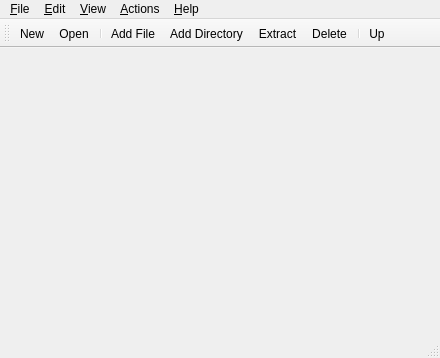
<?xml version="1.0" encoding="UTF-8"?>
<ui version="4.0">
 <class>Main</class>
 <widget class="QMainWindow" name="Main">
  <property name="geometry">
   <rect>
    <x>0</x>
    <y>0</y>
    <width>440</width>
    <height>358</height>
   </rect>
  </property>
  <property name="windowTitle">
   <string notr="true">QtArc</string>
  </property>
  <widget class="QWidget" name="centralwidget">
   <layout class="QVBoxLayout" name="verticalLayout">
    <item>
     <widget class="QLabel" name="address"/>
    </item>
   </layout>
  </widget>
  <widget class="QMenuBar" name="menubar">
   <property name="geometry">
    <rect>
     <x>0</x>
     <y>0</y>
     <width>440</width>
     <height>20</height>
    </rect>
   </property>
   <widget class="QMenu" name="menu_File">
    <property name="title">
     <string>&amp;File</string>
    </property>
    <addaction name="action_FileNew"/>
    <addaction name="action_FileOpen"/>
    <addaction name="action_FileSaveAs"/>
    <addaction name="separator"/>
    <addaction name="action_FileProperties"/>
    <addaction name="separator"/>
    <addaction name="action_Exit"/>
   </widget>
   <widget class="QMenu" name="menu_Edit">
    <property name="title">
     <string>&amp;Edit</string>
    </property>
    <addaction name="action_EditCut"/>
    <addaction name="action_EditCopy"/>
    <addaction name="action_EditPaste"/>
    <addaction name="separator"/>
    <addaction name="action_EditSelectAll"/>
    <addaction name="action_EditDeselect"/>
   </widget>
   <widget class="QMenu" name="menu_Help">
    <property name="title">
     <string>&amp;Help</string>
    </property>
    <addaction name="action_HelpAbout"/>
    <addaction name="action_HelpAboutQt"/>
   </widget>
   <widget class="QMenu" name="menu_Actions">
    <property name="title">
     <string>&amp;Actions</string>
    </property>
    <addaction name="action_AddFile"/>
    <addaction name="action_AddDirectory"/>
    <addaction name="action_Extract"/>
    <addaction name="action_Delete"/>
   </widget>
   <widget class="QMenu" name="menu_View">
    <property name="title">
     <string>&amp;View</string>
    </property>
    <addaction name="action_ViewTable"/>
    <addaction name="action_ViewIcons"/>
   </widget>
   <addaction name="menu_File"/>
   <addaction name="menu_Edit"/>
   <addaction name="menu_View"/>
   <addaction name="menu_Actions"/>
   <addaction name="menu_Help"/>
  </widget>
  <widget class="QStatusBar" name="statusbar"/>
  <widget class="QToolBar" name="toolBar">
   <property name="windowTitle">
    <string>ToolBar</string>
   </property>
   <attribute name="toolBarArea">
    <enum>TopToolBarArea</enum>
   </attribute>
   <attribute name="toolBarBreak">
    <bool>false</bool>
   </attribute>
   <addaction name="action_FileNew"/>
   <addaction name="action_FileOpen"/>
   <addaction name="separator"/>
   <addaction name="action_AddFile"/>
   <addaction name="action_AddDirectory"/>
   <addaction name="action_Extract"/>
   <addaction name="action_Delete"/>
   <addaction name="separator"/>
   <addaction name="action_Up"/>
  </widget>
  <action name="action_FileNew">
   <property name="icon">
    <iconset resource="../pyqtarc.qrc">
     <normaloff>:/icons/icons/24x24/document-new.png</normaloff>:/icons/icons/24x24/document-new.png</iconset>
   </property>
   <property name="text">
    <string>&amp;New</string>
   </property>
   <property name="shortcut">
    <string notr="true">Ctrl+N</string>
   </property>
   <property name="iconVisibleInMenu">
    <bool>true</bool>
   </property>
  </action>
  <action name="action_FileOpen">
   <property name="icon">
    <iconset resource="../pyqtarc.qrc">
     <normaloff>:/icons/icons/24x24/document-open.png</normaloff>:/icons/icons/24x24/document-open.png</iconset>
   </property>
   <property name="text">
    <string>&amp;Open...</string>
   </property>
   <property name="shortcut">
    <string notr="true">Ctrl+O</string>
   </property>
   <property name="iconVisibleInMenu">
    <bool>true</bool>
   </property>
  </action>
  <action name="action_FileSaveAs">
   <property name="icon">
    <iconset resource="../pyqtarc.qrc">
     <normaloff>:/icons/icons/24x24/document-save-as.png</normaloff>:/icons/icons/24x24/document-save-as.png</iconset>
   </property>
   <property name="text">
    <string>Save &amp;As...</string>
   </property>
   <property name="shortcut">
    <string notr="true">Ctrl+S</string>
   </property>
   <property name="iconVisibleInMenu">
    <bool>true</bool>
   </property>
  </action>
  <action name="action_Extract">
   <property name="icon">
    <iconset resource="../pyqtarc.qrc">
     <normaloff>:/icons/icons/24x24/extract-archive.png</normaloff>:/icons/icons/24x24/extract-archive.png</iconset>
   </property>
   <property name="text">
    <string>&amp;Extract</string>
   </property>
   <property name="shortcut">
    <string notr="true">Ctrl+E</string>
   </property>
   <property name="iconVisibleInMenu">
    <bool>true</bool>
   </property>
  </action>
  <action name="action_FileProperties">
   <property name="icon">
    <iconset resource="../pyqtarc.qrc">
     <normaloff>:/icons/icons/24x24/document-properties.png</normaloff>:/icons/icons/24x24/document-properties.png</iconset>
   </property>
   <property name="text">
    <string>&amp;Properties</string>
   </property>
   <property name="shortcut">
    <string notr="true">Ctrl+P</string>
   </property>
   <property name="iconVisibleInMenu">
    <bool>true</bool>
   </property>
  </action>
  <action name="action_Exit">
   <property name="text">
    <string>E&amp;xit</string>
   </property>
   <property name="shortcut">
    <string notr="true">Ctrl+Q</string>
   </property>
   <property name="iconVisibleInMenu">
    <bool>true</bool>
   </property>
  </action>
  <action name="action_AddFile">
   <property name="icon">
    <iconset resource="../pyqtarc.qrc">
     <normaloff>:/icons/icons/24x24/add-files-to-archive.png</normaloff>:/icons/icons/24x24/add-files-to-archive.png</iconset>
   </property>
   <property name="text">
    <string>Add &amp;File</string>
   </property>
   <property name="shortcut">
    <string notr="true">Ctrl+F</string>
   </property>
   <property name="iconVisibleInMenu">
    <bool>true</bool>
   </property>
  </action>
  <action name="action_AddDirectory">
   <property name="icon">
    <iconset resource="../pyqtarc.qrc">
     <normaloff>:/icons/icons/24x24/add-folder-to-archive.png</normaloff>:/icons/icons/24x24/add-folder-to-archive.png</iconset>
   </property>
   <property name="text">
    <string>Add &amp;Directory</string>
   </property>
   <property name="shortcut">
    <string notr="true">Ctrl+D</string>
   </property>
   <property name="iconVisibleInMenu">
    <bool>true</bool>
   </property>
  </action>
  <action name="action_EditCut">
   <property name="icon">
    <iconset resource="../pyqtarc.qrc">
     <normaloff>:/icons/icons/24x24/edit-cut.png</normaloff>:/icons/icons/24x24/edit-cut.png</iconset>
   </property>
   <property name="text">
    <string>Cut</string>
   </property>
   <property name="shortcut">
    <string notr="true">Ctrl+X</string>
   </property>
   <property name="iconVisibleInMenu">
    <bool>true</bool>
   </property>
  </action>
  <action name="action_EditCopy">
   <property name="icon">
    <iconset resource="../pyqtarc.qrc">
     <normaloff>:/icons/icons/24x24/edit-copy.png</normaloff>:/icons/icons/24x24/edit-copy.png</iconset>
   </property>
   <property name="text">
    <string>&amp;Copy</string>
   </property>
   <property name="shortcut">
    <string notr="true">Ctrl+C</string>
   </property>
   <property name="iconVisibleInMenu">
    <bool>true</bool>
   </property>
  </action>
  <action name="action_EditPaste">
   <property name="icon">
    <iconset resource="../pyqtarc.qrc">
     <normaloff>:/icons/icons/24x24/edit-paste.png</normaloff>:/icons/icons/24x24/edit-paste.png</iconset>
   </property>
   <property name="text">
    <string>Paste</string>
   </property>
   <property name="shortcut">
    <string notr="true">Ctrl+V</string>
   </property>
   <property name="iconVisibleInMenu">
    <bool>true</bool>
   </property>
  </action>
  <action name="action_Delete">
   <property name="icon">
    <iconset resource="../pyqtarc.qrc">
     <normaloff>:/icons/icons/24x24/edit-delete.png</normaloff>:/icons/icons/24x24/edit-delete.png</iconset>
   </property>
   <property name="text">
    <string>Delete</string>
   </property>
   <property name="shortcut">
    <string notr="true">Del</string>
   </property>
   <property name="iconVisibleInMenu">
    <bool>true</bool>
   </property>
  </action>
  <action name="action_HelpAbout">
   <property name="icon">
    <iconset resource="../pyqtarc.qrc">
     <normaloff>:/icons/icons/24x24/help-about.png</normaloff>:/icons/icons/24x24/help-about.png</iconset>
   </property>
   <property name="text">
    <string>About</string>
   </property>
   <property name="shortcut">
    <string notr="true"/>
   </property>
   <property name="iconVisibleInMenu">
    <bool>true</bool>
   </property>
  </action>
  <action name="action_HelpAboutQt">
   <property name="text">
    <string>AboutQt</string>
   </property>
   <property name="shortcut">
    <string notr="true"/>
   </property>
  </action>
  <action name="action_EditSelectAll">
   <property name="text">
    <string>Select All</string>
   </property>
   <property name="shortcut">
    <string notr="true">Ctrl+A</string>
   </property>
   <property name="iconVisibleInMenu">
    <bool>true</bool>
   </property>
  </action>
  <action name="action_EditDeselect">
   <property name="text">
    <string>Deselect</string>
   </property>
   <property name="shortcut">
    <string notr="true">Ctrl+Shift+A</string>
   </property>
   <property name="iconVisibleInMenu">
    <bool>true</bool>
   </property>
  </action>
  <action name="action_ViewTable">
   <property name="checkable">
    <bool>true</bool>
   </property>
   <property name="text">
    <string>&amp;Table</string>
   </property>
  </action>
  <action name="action_ViewIcons">
   <property name="checkable">
    <bool>true</bool>
   </property>
   <property name="text">
    <string>&amp;Icons</string>
   </property>
  </action>
  <action name="action_Up">
   <property name="icon">
    <iconset resource="../pyqtarc.qrc">
     <normaloff>:/icons/icons/24x24/go-up.png</normaloff>:/icons/icons/24x24/go-up.png</iconset>
   </property>
   <property name="text">
    <string>Up</string>
   </property>
   <property name="shortcut">
    <string>Ctrl+U</string>
   </property>
  </action>
 </widget>
 <resources>
  <include location="../pyqtarc.qrc"/>
 </resources>
 <connections>
  <connection>
   <sender>action_Exit</sender>
   <signal>triggered()</signal>
   <receiver>Main</receiver>
   <slot>close()</slot>
   <hints>
    <hint type="sourcelabel">
     <x>-1</x>
     <y>-1</y>
    </hint>
    <hint type="destinationlabel">
     <x>143</x>
     <y>126</y>
    </hint>
   </hints>
  </connection>
 </connections>
</ui>
